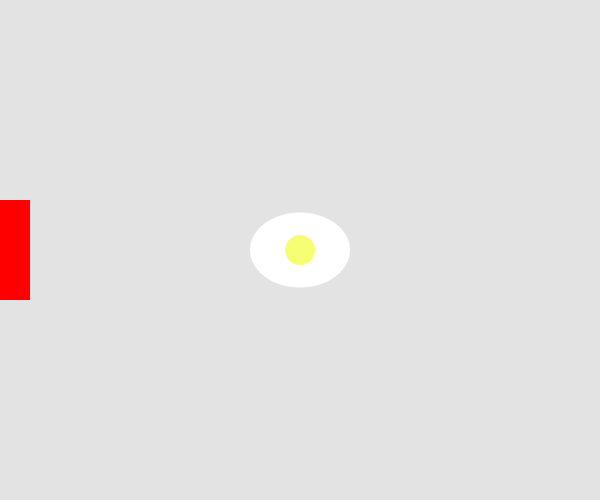
Frame 1 (no input)
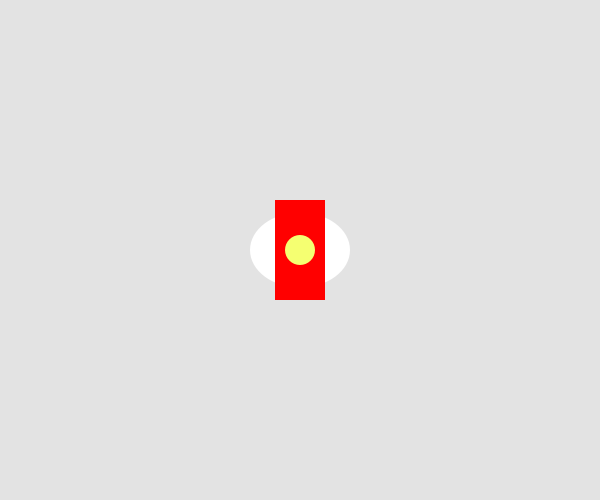
Frame 60 (the mouse pressed at the canvas centre just before this capture)
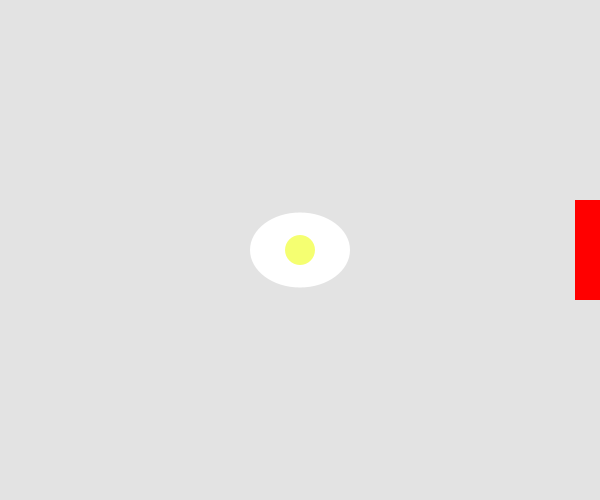
Frame 120 (the mouse held since frame 60 and released just before this capture)

The Processing sketch that drew these frames (run headless with seeded random() and noise(); from frame 60 on, the mouse is pressed at the canvas centre):

// Processing sketch: Q02_mission_02
// ── Q02_mission_02.pde
int xLocation = 0;
int xSpeed = 5; // The integer was set at 0. The location of the rectangle will not change if the speed is set to 0.

void setup() {
  size(600, 500);
  rectMode(CENTER);
  noStroke();
}

void draw() {
  background(227);
  
  xLocation += xSpeed;
  
  // Bouncing off the walls
  if ((xLocation > width) || (xLocation < 0)) {
    xSpeed = -1*xSpeed;
  }

  fill(255, 255, 255);
  ellipse(width/2, height/2, 100, 75);
  
  fill(255, 0, 0);
  rect(xLocation, 250, 50, 100);

  fill(245, 255, 113);
  ellipse(width/2, height/2, 30, 30);
} 
